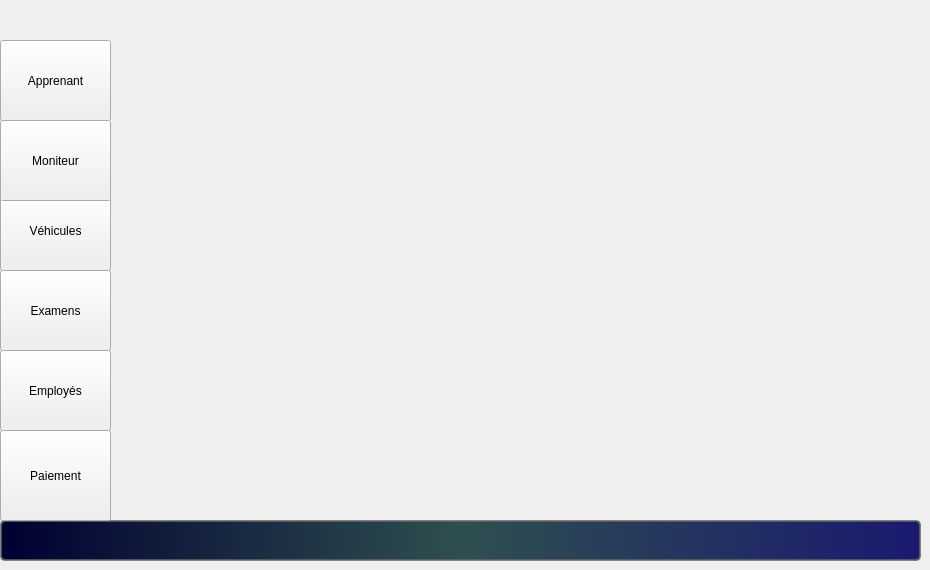
    <widget class="QWidget" name="page_menu">
     <widget class="QPushButton" name="pushButton_examens">
      <property name="geometry">
       <rect>
        <x>0</x>
        <y>270</y>
        <width>111</width>
        <height>81</height>
       </rect>
      </property>
      <property name="styleSheet">
       <string notr="true">
    background: qlineargradient(x1:0, y1:0, x2:1, y2:0,
        stop:0 #43cea2,
        stop:1 #185a9d
    );
    color: white;
    border-radius: 12px;
    padding: 10px 22px;
    font-weight: bold;
    border: 1px solid #144d7e;
}

QPushButton:hover {
    background: qlineargradient(x1:0, y1:0, x2:1, y2:0,
        stop:0 #2ebf91,
        stop:1 #0f2027
    );</string>
      </property>
      <property name="text">
       <string>Examens</string>
      </property>
     </widget>
     <widget class="QPushButton" name="pushButton_vehicules">
      <property name="geometry">
       <rect>
        <x>0</x>
        <y>190</y>
        <width>111</width>
        <height>81</height>
       </rect>
      </property>
      <property name="styleSheet">
       <string notr="true">
    background: qlineargradient(x1:0, y1:0, x2:1, y2:0,
        stop:0 #43cea2,
        stop:1 #185a9d
    );
    color: white;
    border-radius: 12px;
    padding: 10px 22px;
    font-weight: bold;
    border: 1px solid #144d7e;
}

QPushButton:hover {
    background: qlineargradient(x1:0, y1:0, x2:1, y2:0,
        stop:0 #2ebf91,
        stop:1 #0f2027
    );</string>
      </property>
      <property name="text">
       <string>Véhicules</string>
      </property>
     </widget>
     <widget class="QPushButton" name="pushButton_4">
      <property name="geometry">
       <rect>
        <x>0</x>
        <y>520</y>
        <width>921</width>
        <height>41</height>
       </rect>
      </property>
      <property name="styleSheet">
       <string notr="true">QPushButton {
    background: qlineargradient(x1: 0, y1: 0, x2: 1, y2: 0, stop: 0 rgba(0, 0, 50, 255), stop: 0.5 rgba(47, 79, 79, 255), stop: 1 rgba(25, 25, 112, 255));
    border: 2px solid rgba(100, 100, 100, 200);
    padding: 5px;
    color: white;
    font-weight: bold;
    border-radius: 5px;
}</string>
      </property>
      <property name="text">
       <string/>
      </property>
     </widget>
     <widget class="QLabel" name="label_12">
      <property name="geometry">
       <rect>
        <x>110</x>
        <y>-20</y>
        <width>801</width>
        <height>541</height>
       </rect>
      </property>
      <property name="styleSheet">
       <string notr="true">image: url(:/Downloads/554337631_1437269814008871_8043664467412301076_n.png);</string>
      </property>
      <property name="text">
       <string/>
      </property>
     </widget>
     <widget class="QPushButton" name="pushButton_5">
      <property name="geometry">
       <rect>
        <x>0</x>
        <y>350</y>
        <width>111</width>
        <height>81</height>
       </rect>
      </property>
      <property name="styleSheet">
       <string notr="true">
    background: qlineargradient(x1:0, y1:0, x2:1, y2:0,
        stop:0 #43cea2,
        stop:1 #185a9d
    );
    color: white;
    border-radius: 12px;
    padding: 10px 22px;
    font-weight: bold;
    border: 1px solid #144d7e;
}

QPushButton:hover {
    background: qlineargradient(x1:0, y1:0, x2:1, y2:0,
        stop:0 #2ebf91,
        stop:1 #0f2027
    );</string>
      </property>
      <property name="text">
       <string>Employés</string>
      </property>
     </widget>
     <widget class="QPushButton" name="Bapprenant">
      <property name="geometry">
       <rect>
        <x>0</x>
        <y>40</y>
        <width>111</width>
        <height>81</height>
       </rect>
      </property>
      <property name="styleSheet">
       <string notr="true">
    background: qlineargradient(x1:0, y1:0, x2:1, y2:0,
        stop:0 #43cea2,
        stop:1 #185a9d
    );
    color: white;
    border-radius: 12px;
    padding: 10px 22px;
    font-weight: bold;
    border: 1px solid #144d7e;
}

QPushButton:hover {
    background: qlineargradient(x1:0, y1:0, x2:1, y2:0,
        stop:0 #2ebf91,
        stop:1 #0f2027
    );</string>
      </property>
      <property name="text">
       <string>Apprenant</string>
      </property>
     </widget>
     <widget class="QPushButton" name="Bpaiement">
      <property name="geometry">
       <rect>
        <x>0</x>
        <y>430</y>
        <width>111</width>
        <height>91</height>
       </rect>
      </property>
      <property name="styleSheet">
       <string notr="true">
    background: qlineargradient(x1:0, y1:0, x2:1, y2:0,
        stop:0 #43cea2,
        stop:1 #185a9d
    );
    color: white;
    border-radius: 12px;
    padding: 10px 22px;
    font-weight: bold;
    border: 1px solid #144d7e;
}

QPushButton:hover {
    background: qlineargradient(x1:0, y1:0, x2:1, y2:0,
        stop:0 #2ebf91,
        stop:1 #0f2027
    );</string>
      </property>
      <property name="text">
       <string>Paiement</string>
      </property>
     </widget>
     <widget class="QPushButton" name="Bmoniteurs">
      <property name="geometry">
       <rect>
        <x>0</x>
        <y>120</y>
        <width>111</width>
        <height>81</height>
       </rect>
      </property>
      <property name="styleSheet">
       <string notr="true">
    background: qlineargradient(x1:0, y1:0, x2:1, y2:0,
        stop:0 #43cea2,
        stop:1 #185a9d
    );
    color: white;
    border-radius: 12px;
    padding: 10px 22px;
    font-weight: bold;
    border: 1px solid #144d7e;
}

QPushButton:hover {
    background: qlineargradient(x1:0, y1:0, x2:1, y2:0,
        stop:0 #2ebf91,
        stop:1 #0f2027
    );</string>
      </property>
      <property name="text">
       <string>Moniteur</string>
      </property>
     </widget>
    </widget>
